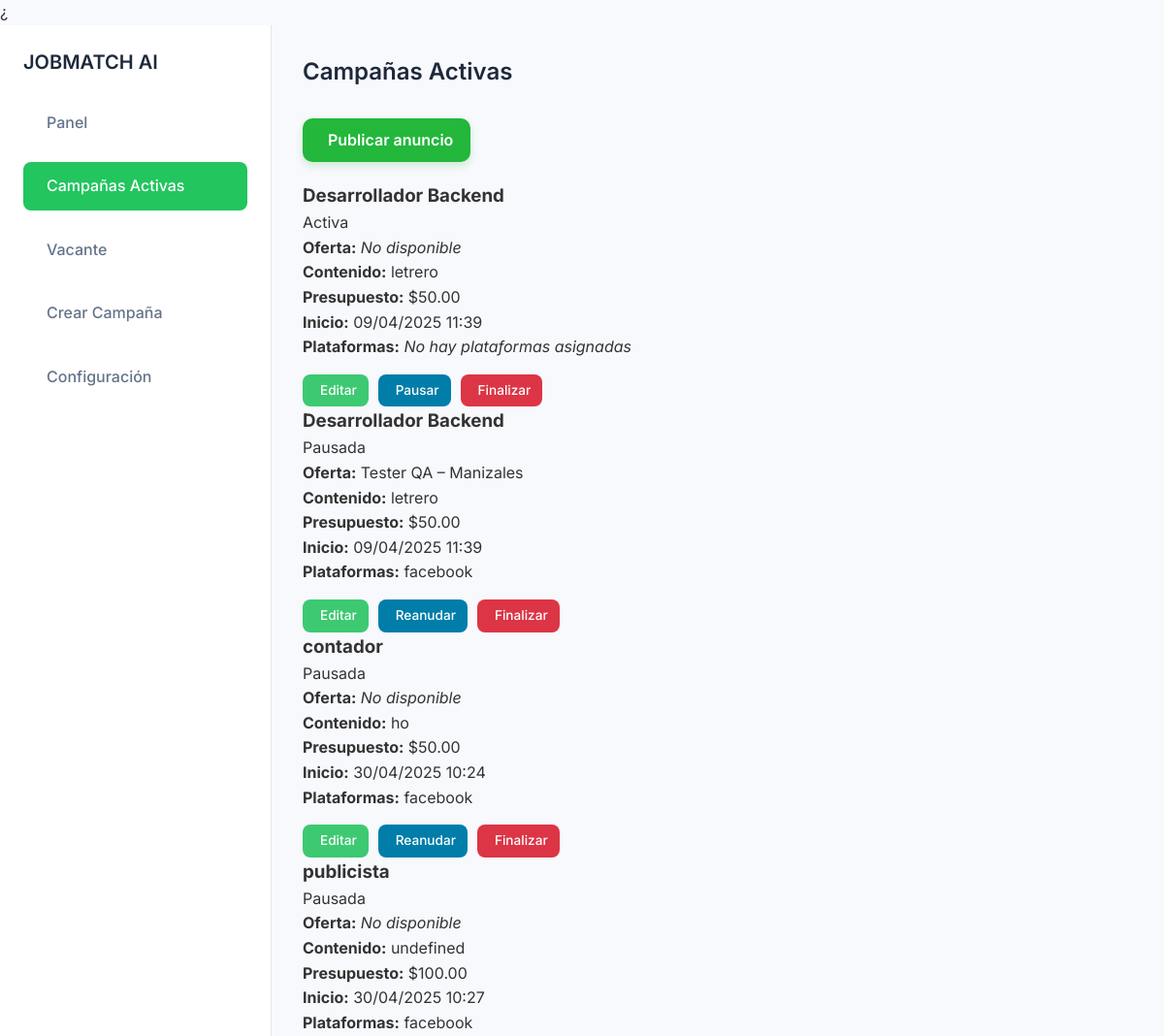
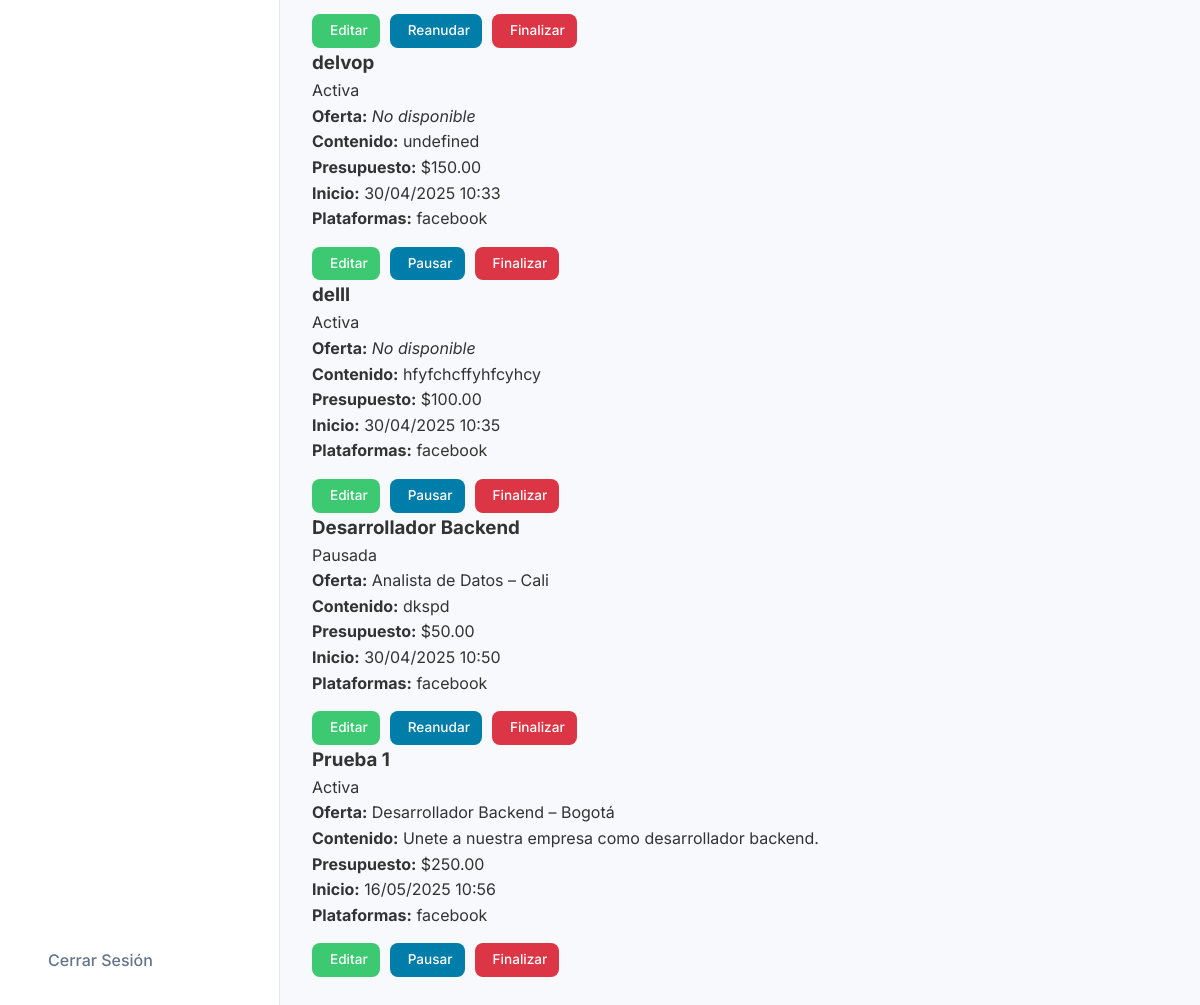
Page /campanias-activas/ on the committed database (2 pictures, top to bottom).
### dashboard/models.py (models this page shows, shortened)
class Campania(models.Model):
    ESTADOS = (
        ('activa', 'Activa'),
        ('pausada', 'Pausada'),
        ('finalizada', 'Finalizada'),
    )
    OfertaLaboral = models.ForeignKey('OfertaLaboral', on_delete=models.SET_NULL, null=True, blank=True)
    nombre = models.CharField(max_length=200)
    contenido = models.TextField()
    plataformas = models.ManyToManyField(Plataforma)
    presupuesto = models.DecimalField(max_digits=10, decimal_places=2)
    fecha_inicio = models.DateTimeField()
    fecha_creacion = models.DateTimeField(auto_now_add=True)
    estado = models.CharField(max_length=20, choices=ESTADOS, default='activa')
    id_facebook = models.CharField(max_length=100, blank=True)  # ID de la campaña en Meta

class OfertaLaboral(models.Model):
    cargo = models.CharField(max_length=100)
    salario = models.DecimalField(max_digits=10, decimal_places=2)
    ubicacion = models.CharField(max_length=100)
    critica = models.BooleanField(default=False)

class Plataforma(models.Model):
    nombre = models.CharField(max_length=50)
    api_key = models.CharField(max_length=100, blank=True)

### dashboard/views.py (the view)
# urls.py: path('campanias-activas/', campania_activas, name='campania_activas'),
def campania_activas(request):
    campañas = Campania.objects.filter(Q(estado='activa') | Q(estado='pausada'))
    return render(request, 'campania_activas.html', {'campañas': campañas, 'active_page': 'campania'})

### dashboard/templates/campania_activas.html (shortened to what this page needs)
¿{% load static %}
<!doctype html>
<html lang="es">
<head>
  <link rel="stylesheet" href="https://cdn.jsdelivr.net/npm/@tabler/icons-webfont@2.30.0/tabler-icons.min.css">
  <link rel="stylesheet" href="{% static 'dashboard/css/styles.css' %}">
</head>
<body>
  <div class="dashboard-container">
    <nav class="sidebar">
      <div class="logo-container">
          <h1 class="logo-text">JOBMATCH AI</h1>
      </div>
      <ul class="nav-menu">
          <li class="nav-item"><a href="{% url 'dashboard' %}" class="nav-link"> <span class="nav-text">Panel</span></a></li>
          <li class="nav-item active"><a href="{% url 'campania_activas' %}" class="nav-link"> <span class="nav-text">Campañas Activas</span></a></li>
          <li class="nav-item"><a href="{% url 'vacante' %}" class="nav-link"> <span class="nav-text">Vacante</span></a></li>
          <li class="nav-item"><a href="{% url 'create_campaign' %}" class="nav-link"> <span class="nav-text">Crear Campaña</span></a></li>
          <li class="nav-item"><a href="#" class="nav-link"> <span class="nav-text">Configuración</span></a></li>
      </ul>
      <div class="logout-container">
          <span class="nav-text">Cerrar Sesión</span>
      </div>
    </nav>
    <main class="main-content">
      <header class="main-header">
        <div class="welcome-container">
          <h2 class="welcome-heading">Campañas Activas</h2>
        </div>
      </header>
      <div style="margin-bottom: 20px;">
        <a href="{% url 'seleccionar_campania' %}" class="btn btn-publicar">
           Publicar anuncio
        </a>
      </div>
      <section class="campaigns">
        {% if campañas %}
          <div class="campaign-cards-container">
            {% for campania in campañas %}
              <div class="campaign-card">
                <div class="card-header">
                  <h3 class="card-title">{{ campania.nombre }}</h3>
                  <span class="badge estado-{{ campania.estado }}">
                    {{ campania.estado|capfirst }}
                  </span>
                </div>
                <div class="card-body">
                  {% if campania.OfertaLaboral %}
                    <div class="info-row">
                      <span><strong>Oferta:</strong> {{ campania.OfertaLaboral.cargo }} – {{ campania.OfertaLaboral.ubicacion }}</span>
                    </div>
                  {% else %}
                    <div class="info-row">
                      <span><strong>Oferta:</strong> <em>No disponible</em></span>
                    </div>
                  {% endif %}
                  <div class="info-row">
                    <span><strong>Contenido:</strong> {{ campania.contenido }}</span>
                  </div>
                  <div class="info-row">
                    <span><strong>Presupuesto:</strong> ${{ campania.presupuesto }}</span>
                  </div>
                  <div class="info-row">
                    <span><strong>Inicio:</strong> {{ campania.fecha_inicio|date:"d/m/Y H:i" }}</span>
                  </div>
                  <div class="info-row">
                    <strong>Plataformas:</strong>
                    {% for plataforma in campania.plataformas.all %}
                      <span class="platform-chip">{{ plataforma.nombre }}</span>
                    {% empty %}
                      <em>No hay plataformas asignadas</em>
                    {% endfor %}
                  </div>
                  <div class="card-actions">
                    <a href="{% url 'editar_campania' campania.id %}" class="btn btn-edit">
                       Editar
                    </a>
                    {% if campania.estado == "activa" %}
                      <a href="{% url 'pausar_campania' campania.id %}" class="btn btn-pause">
                         Pausar
                      </a>
                      <a href="{% url 'finalizar_campania' campania.id %}" class="btn btn-delete">
                         Finalizar
                      </a>
                    {% elif campania.estado == "pausada" %}
                      <a href="{% url 'reactivar_campania' campania.id %}" class="btn btn-play">
                         Reanudar
                      </a>
                      <a href="{% url 'finalizar_campania' campania.id %}" class="btn btn-delete">
                         Finalizar
                      </a>
                    {% endif %}
                  </div>
                </div>
              </div>
            {% endfor %}
          </div>
        {% else %}
          <p class="no-campaigns">No hay campañas activas.</p>
        {% endif %}
      </section>
    </main>
  </div>
</body>
</html>

### dashboard/static/dashboard/css/styles.css (style rules this page uses)
* { margin: 0; padding: 0; box-sizing: border-box; font-family: "Inter", sans-serif; }
body { background-color: #f8f9fd; color: #333; line-height: 1.6; }
.dashboard-container { display: flex; min-height: 100vh; }
.sidebar { width: 280px; background-color: #ffffff; padding: 1.5rem; display: flex; flex-direction: column; gap: 1.5rem; border-right: 1px solid #e5e7eb; }
.logo-container { display: flex; align-items: center; gap: 0.75rem; }
.logo-text { color: #1e293b; font-size: 1.25rem; line-height: 1.75rem; font-weight: 600; }
.nav-menu { display: flex; flex-direction: column; gap: 1rem; }
.nav-item { display: flex; align-items: center; gap: 0.75rem; color: #64748b; padding: 0.75rem; border-radius: 0.5rem; cursor: pointer; transition: all 0.3s ease; }
.nav-item.active { background-color: #22c55e; color: white; }
.nav-text { font-weight: 500; }
.nav-link { display: flex; align-items: center; gap: 0.75rem; color: inherit; text-decoration: none; width: 100%; }
.nav-item.active .nav-link { color: white; }
.logout-container { margin-top: auto; display: flex; align-items: center; gap: 0.75rem; color: #64748b; padding: 0.75rem; cursor: pointer; transition: all 0.3s ease; }
.main-content { flex: 1; padding: 2rem; }
.main-header { display: flex; justify-content: space-between; align-items: center; margin-bottom: 2rem; }
.welcome-container { display: flex; flex-direction: column; gap: 0.5rem; }
.welcome-heading { color: #1e293b; font-size: 1.5rem; line-height: 2rem; font-weight: 600; }
.btn-publicar { background-color: #001838; color: white; padding: 10px 16px; font-size: 0.9em; border-radius: 8px; font-weight: 500; text-decoration: none; display: inline-flex; align-items: center; gap: 8px; transition: background 0.3s ease; }

### dashboard/templates/campania_activas.html (style rules this page uses)
.card-actions { margin-top: 15px; display: flex; gap: 10px; flex-wrap: wrap; }
.btn-publicar { background-color: #23B73C; color: white; padding: 10px 18px; font-size: 1em; border-radius: 10px; display: inline-flex; align-items: center; gap: 8px; font-weight: 600; transition: background-color 0.2s ease, box-shadow 0.2s ease; box-shadow: 0 4px 8px rgba(35, 183, 60, 0.2); }
.card-actions .btn { padding: 6px 12px; font-size: 0.85em; border-radius: 8px; text-decoration: none; display: inline-flex; align-items: center; gap: 6px; transition: background 0.2s ease; font-weight: 500; }
.btn-edit { background-color: #3DC971; color: white; }
.btn-pause, .btn-play { background-color:#007DA9; color: white; }
.btn-delete { background-color: #dc3545; color: white; }

### rows in the picture
Campania: nombre "Desarrollador Backend", estado "Activa", shows "Oferta:", contenido "letrero", presupuesto "50.00", fecha_inicio "09/04/2025 11:39", shows "Pausar"
Campania: nombre "Desarrollador Backend", estado "Pausada", OfertaLaboral.cargo "Tester QA", OfertaLaboral.ubicacion "Manizales", contenido "letrero", presupuesto "50.00", fecha_inicio "09/04/2025 11:39", shows "Reanudar"
Plataforma: nombre "facebook"
Campania: nombre "contador", estado "Pausada", shows "Oferta:", contenido "ho", presupuesto "50.00", fecha_inicio "30/04/2025 10:24", shows "Reanudar"
Campania: nombre "publicista", estado "Pausada", shows "Oferta:", contenido "undefined", presupuesto "100.00", fecha_inicio "30/04/2025 10:27", shows "Reanudar"
Campania: nombre "delvop", estado "Activa", shows "Oferta:", contenido "undefined", presupuesto "150.00", fecha_inicio "30/04/2025 10:33", shows "Pausar"
Campania: nombre "delll", estado "Activa", shows "Oferta:", contenido "hfyfchcffyhfcyhcy", presupuesto "100.00", fecha_inicio "30/04/2025 10:35", shows "Pausar"
Campania: nombre "Desarrollador Backend", estado "Pausada", OfertaLaboral.cargo "Analista de Datos", OfertaLaboral.ubicacion "Cali", contenido "dkspd", presupuesto "50.00", fecha_inicio "30/04/2025 10:50", shows "Reanudar"
Campania: nombre "Prueba 1", estado "Activa", OfertaLaboral.cargo "Desarrollador Backend", OfertaLaboral.ubicacion "Bogotá", contenido "Unete a nuestra empresa como desarrollador backend.", presupuesto "250.00", fecha_inicio "16/05/2025 10:56", shows "Pausar"
